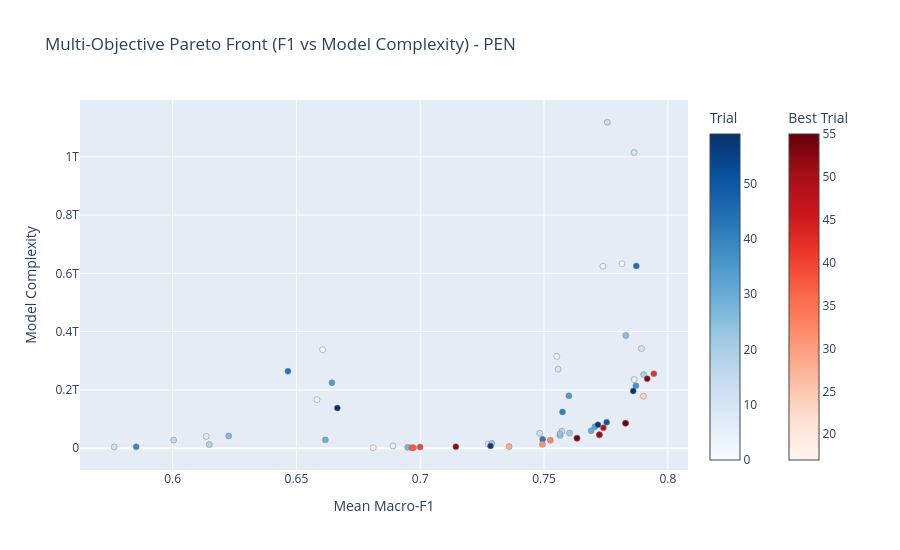
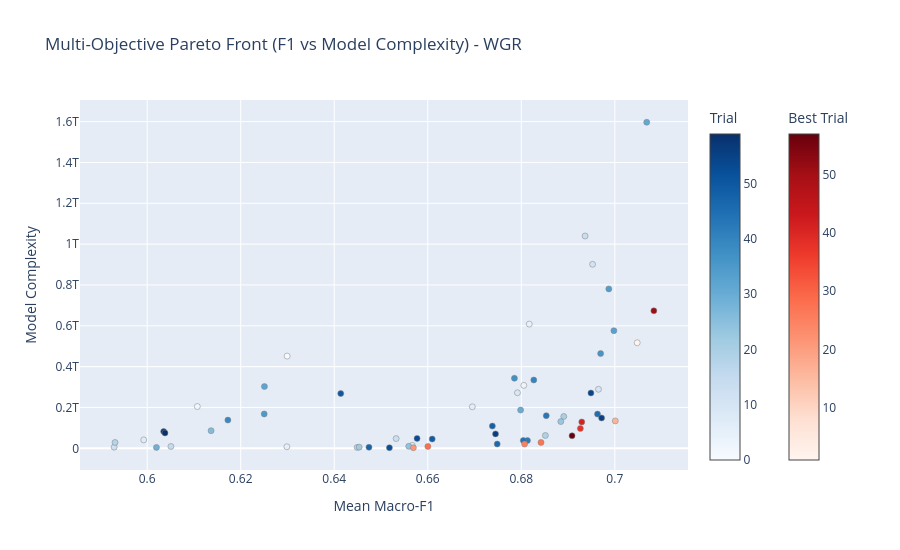
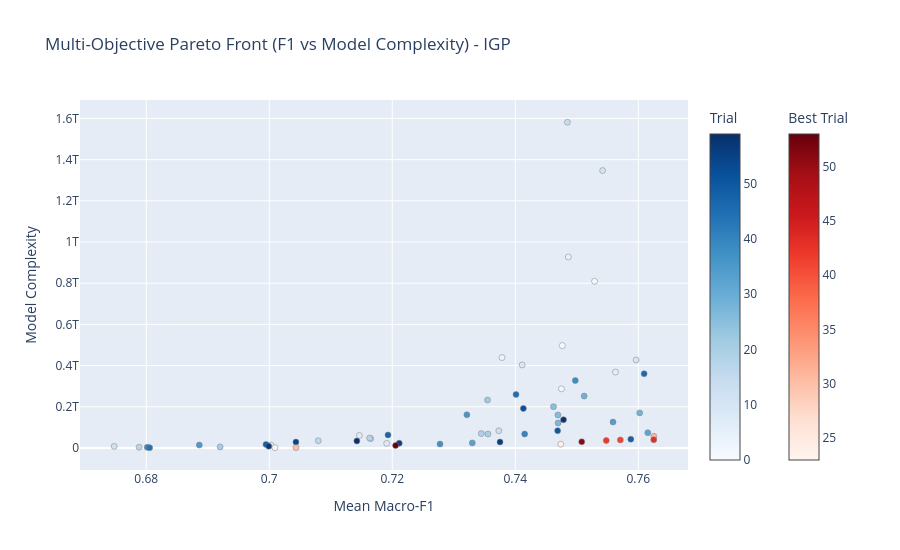
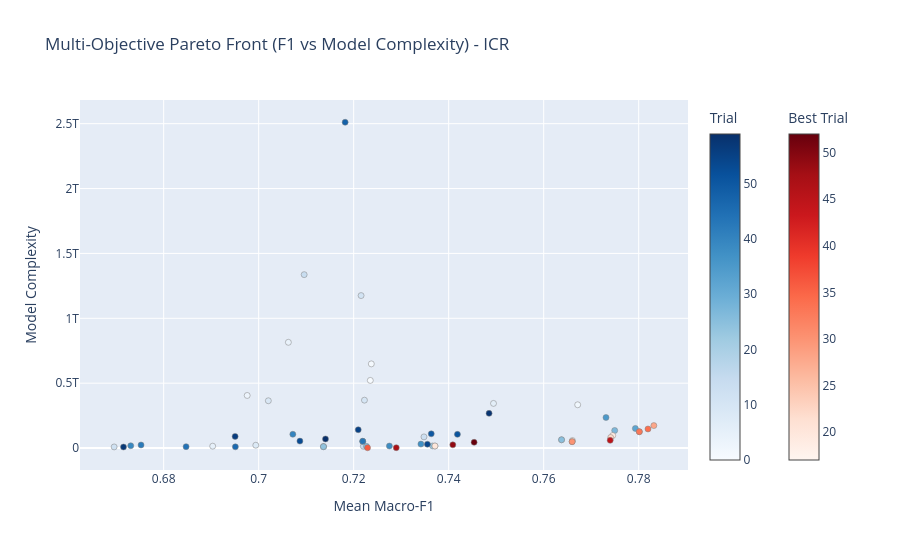

Here is the notebook cell these charts were saved with, in order:
### Code cell
# Cell 2: Master Pipeline (Data Prep -> Optuna -> Plotting -> Export)
for region in TARGET_REGIONS:
    print(f"\n{'='*70}")
    print(f"🚀 STARTING PIPELINE FOR REGION: {region}")
    print(f"{'='*70}\n")
    # --- STEP 1: Load Features ---
    with open(artifact_dir / f"{region}_ranked_features.json", "r") as f:
        all_ranked = json.load(f)["ranked_features"]
    with open(artifact_dir / f"{region}_uncorrelated_features.json", "r") as f:
        uncorr_ranked = json.load(f)["uncorrelated_features"]
    
    print(f"[{region}] Loaded {len(all_ranked)} ranked features, {len(uncorr_ranked)} uncorrelated features.")
    BENCHMARK_YEARS = ss.search_years(region)
    print(f"[{region}] Search years: {BENCHMARK_YEARS}")

    # --- STEP 2: Pre-Partition Data ---
    print(f"[{region}] Loading and caching benchmark years...")
    region_dir = data_base_dir / region
    cache_dir = Path(f'data/cache_splits_{region}')
    
    if cache_dir.exists():
        shutil.rmtree(cache_dir)
    cache_dir.mkdir(parents=True, exist_ok=True)
    
    region_labels = set()
    for yr in BENCHMARK_YEARS:
        sp = load_year_split(region, yr, all_ranked, gated=True)
        X_train, y_train = sp['train']
        X_val, y_val = sp['val']
        X_test, y_test = sp['test']

        region_labels |= set(np.unique(y_train)) | set(np.unique(y_val)) | set(np.unique(y_test))
        total_samples = len(X_train) + len(X_val) + len(X_test)
        print(f"{yr}  Train: {len(X_train)/total_samples:.2%}  "
              f"Val: {len(X_val)/total_samples:.2%}  Test: {len(X_test)/total_samples:.2%}")

        np.savez_compressed(cache_dir / f"split_{yr}.npz", X_tr=X_train, y_tr=y_train,
                            X_val=X_val, y_val=y_val, X_test=X_test, y_test=y_test)
        del X_train, y_train, X_val, y_val, X_test, y_test, sp
        gc.collect()

    region_labels = sorted(int(v) for v in region_labels)
    print(f"[{region}] classes: {region_labels}")

    # --- STEP 3: Optuna Optimization ---
    print(f"\n[{region}] Executing Optuna Study...")
    feat_to_idx = {name: i for i, name in enumerate(all_ranked)}
    ref_col_series = parent_ref_df[region] if region in parent_ref_df.columns else None

    def objective(trial):
        sampling_strategy = trial.suggest_categorical("sampling_strategy", ["stratified", "reference_balanced"])
        feat_strategy = trial.suggest_categorical("feature_strategy", ["all", "uncorrelated"])
        
        if feat_strategy == "uncorrelated":
            active_names = uncorr_ranked
        else:
            num_bands = trial.suggest_int("max_input_features", 10, len(all_ranked))
            active_names = all_ranked[:num_bands]
            
        active_col_idx = [feat_to_idx[f] for f in active_names]
        train_fraction = trial.suggest_float("train_fraction", 0.10, 0.90, step=0.20)
        min_leaf = trial.suggest_int("minLeafPopulation", 2, 12)
        n_trees = trial.suggest_int("numberOfTrees", 50, 150, step=25)

        rf_params = {
            "n_estimators": n_trees, "min_samples_leaf": min_leaf,
            "max_features": "sqrt", "max_depth": None,
            "n_jobs": RF_JOBS, "random_state": 42
        }

        yearly_macro_f1s = []
        annual_training_sample_counts = []
        all_year_max_nodes = []
        per_year = {}
        rng = np.random.RandomState(42)

        for yr in BENCHMARK_YEARS:
            data = np.load(cache_dir / f"split_{yr}.npz")
            X_tr, y_tr, X_val, y_val = data['X_tr'], data['y_tr'], data['X_val'][:, active_col_idx], data['y_val']
            target_n = int(len(X_tr) * train_fraction)

            if train_fraction >= 0.99 and sampling_strategy == "stratified":
                chosen_local = np.arange(len(X_tr))
            elif sampling_strategy == "reference_balanced" and ref_col_series is not None:
                chosen_local = get_balanced_indices(y_tr, target_n, ref_col_series, rng)
            else:
                chosen_local = []
                for cls in np.unique(y_tr):
                    cls_indices = np.where(y_tr == cls)[0]
                    n_take = max(3, int(target_n * len(cls_indices) / len(y_tr)))
                    chosen_local.extend(rng.choice(cls_indices, size=min(len(cls_indices), n_take), replace=False))
                chosen_local = np.array(chosen_local)

            annual_training_sample_counts.append(len(chosen_local))
            X_sub, y_sub = X_tr[chosen_local][:, active_col_idx], y_tr[chosen_local]

            clf = RandomForestClassifier(**rf_params)
            clf.fit(X_sub, y_sub)

            all_year_max_nodes.append(max(tree.tree_.node_count for tree in clf.estimators_))
            pred = clf.predict(X_val)
            f1m = f1_score(y_val, pred, average="macro")
            yearly_macro_f1s.append(f1m)
            per_year[int(yr)] = {
                "macro_f1": float(f1m),
                "f1_per_class": [float(v) for v in f1_score(y_val, pred, labels=region_labels, average=None, zero_division=0)],
                "confusion": confusion_matrix(y_val, pred, labels=region_labels).tolist(),
                "n_train": int(len(chosen_local)), "n_val": int(len(y_val)),
            }

            del data, X_tr, y_tr, X_val, y_val, X_sub, y_sub, clf
            gc.collect()

        mean_macro_f1 = float(np.mean(yearly_macro_f1s))
        samples_per_year = int(np.mean(annual_training_sample_counts))
        max_nodes_observed = int(max(all_year_max_nodes))
        num_features = len(active_col_idx)
        single_model_complexity = float(samples_per_year * num_features * n_trees * max_nodes_observed)

        trial.set_user_attr("samples_per_year", samples_per_year)
        trial.set_user_attr("num_features", num_features)
        trial.set_user_attr("max_nodes", max_nodes_observed)
        trial.set_user_attr("model_complexity", single_model_complexity)
        trial.set_user_attr("f1_min_year", float(np.min(yearly_macro_f1s)))
        trial.set_user_attr("f1_sd_years", float(np.std(yearly_macro_f1s)))
        trial.set_user_attr("labels", region_labels)
        trial.set_user_attr("per_year", per_year)

        return mean_macro_f1, single_model_complexity

    # Standard in-memory study
    sampler = optuna.samplers.TPESampler(seed=SAMPLER_SEED, n_startup_trials=N_STARTUP)
    # stored on disk so an interrupted run resumes where it stopped (delete the .db to start a region from scratch)
    study = optuna.create_study(
        study_name=f"rf_{region}",
        directions=["maximize", "minimize"],
        sampler=sampler,
        storage=f"sqlite:///{output_config_dir}/{region}_study.db",
        load_if_exists=True,
    )
    n_done = sum(t.state.name == "COMPLETE" for t in study.trials)
    print(f"[{region}] {n_done} trials already complete; running {max(0, N_TRIALS - n_done)} more")
    study.optimize(objective, n_trials=max(0, N_TRIALS - n_done), n_jobs=1)

    # --- STEP 4: Plotly Visualization ---
    print(f"\n[{region}] Generating Pareto Html...")
    fig_plotly = plot_pareto_front(study, target_names=["Mean Macro-F1", "Model Complexity"])
    fig_plotly.update_layout(title=f"Multi-Objective Pareto Front (F1 vs Model Complexity) - {region}", width=900, height=550)
    fig_plotly.write_html(output_config_dir / f"{region}_pareto_frontier.html")
    fig_plotly.show()

    # --- STEP 5: Data Export ---
    print(f"[{region}] Exporting Trial Data to CSV/JSON...")
    # full per-year metrics (macro-F1, per-class F1, confusion matrices) for every trial
    per_year_dump = [{"trial": t.number, "params": t.params, "values": list(t.values) if t.values else None,
                      "labels": t.user_attrs.get("labels"), "per_year": t.user_attrs.get("per_year")}
                     for t in study.trials if t.values is not None]
    with open(output_config_dir / f"{region}_per_year_metrics.json", "w") as f:
        json.dump({"region": region, "search_years": BENCHMARK_YEARS, "trials": per_year_dump}, f)
    df_all_trials = study.trials_dataframe()
    df_all_trials = df_all_trials.drop(columns=[c for c in df_all_trials.columns if c in ("user_attrs_per_year", "user_attrs_labels")])
    df_all_trials.to_csv(output_config_dir / f"{region}_all_trials.csv", index=False)
    df_all_trials.to_json(output_config_dir / f"{region}_all_trials.json", orient="records", indent=4)

    # --- STEP 6: Matplotlib Custom Pareto Analysis ---
    pareto_records = []
    for t in study.best_trials:
        strat = t.params.get("feature_strategy", "all")
        n_feats = len(uncorr_ranked) if strat == "uncorrelated" else t.params.get("max_input_features", len(all_ranked))
            
        pareto_records.append({
            "trial_number": t.number,
            "macro_f1": float(t.values[0]),
            "model_complexity": float(t.values[1]),
            "samples_per_year": t.user_attrs.get("samples_per_year"),
            "num_features": t.user_attrs.get("num_features", n_feats),
            "max_nodes": t.user_attrs.get("max_nodes"),
            "trees": t.params.get("numberOfTrees"),
            "min_leaf": t.params.get("minLeafPopulation"),
            "sampling": t.params.get("sampling_strategy"),
            "feature_strat": strat,
            "train_fraction": t.params.get("train_fraction"),
            "f1_min_year": t.user_attrs.get("f1_min_year"),
            "f1_sd_years": t.user_attrs.get("f1_sd_years")
        })

    if pareto_records:
        df_pareto = pd.DataFrame(pareto_records).sort_values("model_complexity")
        df_pareto.to_csv(output_config_dir / f"{region}_pareto_frontier.csv", index=False)
        df_pareto.to_json(output_config_dir / f"{region}_pareto_frontier.json", orient="records", indent=4)

        fig, ax = plt.subplots(figsize=(11, 7))
        ax.plot(df_pareto["model_complexity"], df_pareto["macro_f1"], color="#d62728", linestyle="--", linewidth=2, alpha=0.8, zorder=2, label="Pareto Efficient Frontier")
        scatter = ax.scatter(df_pareto["model_complexity"], df_pareto["macro_f1"], c=df_pareto["num_features"], cmap="viridis", s=180, edgecolor="black", linewidth=1.5, zorder=3)
        
        cbar = plt.colorbar(scatter, ax=ax)
        cbar.set_label("Number of Features / Bands", fontsize=11)

        for _, row in df_pareto.iterrows():
            label_text = f"Trial {int(row['trial_number'])}\n({int(row['trees'])}T, leaf={int(row['min_leaf'])}, {int(row['num_features'])}B)"
            ax.annotate(
                label_text, xy=(row["model_complexity"], row["macro_f1"]), xytext=(0, 14), textcoords="offset points",
                ha="center", fontsize=9, fontweight="bold",
                bbox=dict(boxstyle="round,pad=0.25", fc="white", ec="gray", alpha=0.85),
                arrowprops=dict(arrowstyle="->", connectionstyle="arc3,rad=0", color="gray", lw=0.8)
            )

        ax.set_xscale("log")
        ax.set_title(f"Pareto Frontier Solutions Only: Macro-F1 vs Model Complexity ({region})", fontsize=14, pad=15)
        ax.set_xlabel("Model Complexity (Log Scale: Samples × Bands × Trees × Max Nodes)", fontsize=12)
        ax.set_ylabel("Mean Annual Macro-F1 (Maximize)", fontsize=12)
        ax.grid(True, which="both", linestyle="--", alpha=0.5)

        y_margin = (df_pareto["macro_f1"].max() - df_pareto["macro_f1"].min()) * 0.25
        ax.set_ylim(df_pareto["macro_f1"].min() - 0.005, df_pareto["macro_f1"].max() + y_margin)

        plt.tight_layout()
        plt.savefig(output_config_dir / f"{region}_pareto_only_frontier.png", dpi=300, bbox_inches="tight")
        plt.show()

        print(f"\n=== Pareto-Optimal Candidates Table for {region} ===")
        display_cols = ["trial_number", "macro_f1", "f1_min_year", "model_complexity", "samples_per_year", "num_features", "trees", "min_leaf", "feature_strat", "sampling"]
        print(df_pareto[display_cols].to_string(index=False))

    print(f"\n[{region}] Pipeline Complete!\n")
    gc.collect()
